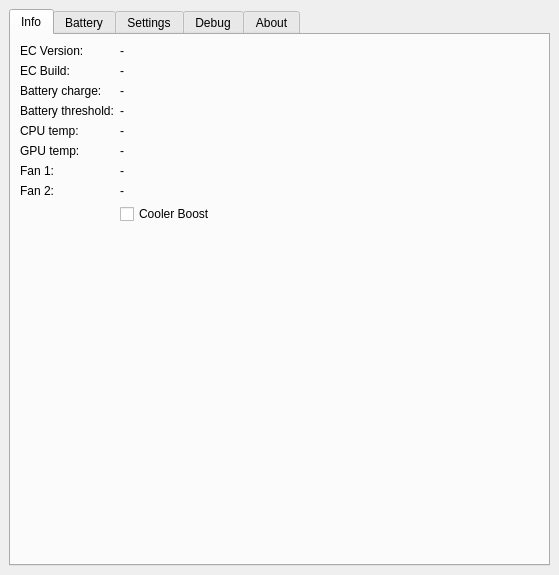
<?xml version="1.0" encoding="UTF-8"?>
<ui version="4.0">
 <class>MainWindow</class>
 <widget class="QMainWindow" name="MainWindow">
  <property name="enabled">
   <bool>true</bool>
  </property>
  <property name="geometry">
   <rect>
    <x>0</x>
    <y>0</y>
    <width>559</width>
    <height>575</height>
   </rect>
  </property>
  <property name="minimumSize">
   <size>
    <width>400</width>
    <height>400</height>
   </size>
  </property>
  <property name="windowTitle">
   <string notr="true">MControlCenter</string>
  </property>
  <widget class="QWidget" name="centralwidget">
   <property name="enabled">
    <bool>true</bool>
   </property>
   <property name="sizePolicy">
    <sizepolicy hsizetype="Preferred" vsizetype="Preferred">
     <horstretch>0</horstretch>
     <verstretch>0</verstretch>
    </sizepolicy>
   </property>
   <layout class="QGridLayout" name="gridLayout">
    <item row="0" column="1">
     <widget class="QTabWidget" name="tabWidget">
      <property name="enabled">
       <bool>true</bool>
      </property>
      <property name="sizePolicy">
       <sizepolicy hsizetype="Expanding" vsizetype="MinimumExpanding">
        <horstretch>0</horstretch>
        <verstretch>0</verstretch>
       </sizepolicy>
      </property>
      <property name="minimumSize">
       <size>
        <width>0</width>
        <height>0</height>
       </size>
      </property>
      <property name="layoutDirection">
       <enum>Qt::LeftToRight</enum>
      </property>
      <property name="currentIndex">
       <number>0</number>
      </property>
      <widget class="QWidget" name="infoTab">
       <property name="maximumSize">
        <size>
         <width>16777215</width>
         <height>16777215</height>
        </size>
       </property>
       <attribute name="title">
        <string>Info</string>
       </attribute>
       <layout class="QFormLayout" name="formLayout">
        <item row="0" column="0">
         <widget class="QLabel" name="ecVersionLabel">
          <property name="text">
           <string>EC Version:</string>
          </property>
         </widget>
        </item>
        <item row="0" column="1">
         <widget class="QLabel" name="ecVersionValueLabel">
          <property name="accessibleName">
           <string notr="true"/>
          </property>
          <property name="accessibleDescription">
           <string notr="true"/>
          </property>
          <property name="text">
           <string>-</string>
          </property>
         </widget>
        </item>
        <item row="1" column="0">
         <widget class="QLabel" name="ecBuildLabel">
          <property name="text">
           <string>EC Build:</string>
          </property>
         </widget>
        </item>
        <item row="1" column="1">
         <widget class="QLabel" name="ecBuildValueLabel">
          <property name="text">
           <string>-</string>
          </property>
         </widget>
        </item>
        <item row="2" column="0">
         <widget class="QLabel" name="BatteryChargeLabel">
          <property name="text">
           <string>Battery charge:</string>
          </property>
         </widget>
        </item>
        <item row="2" column="1">
         <widget class="QLabel" name="BatteryChargeValueLabel">
          <property name="accessibleDescription">
           <string notr="true"/>
          </property>
          <property name="text">
           <string>-</string>
          </property>
         </widget>
        </item>
        <item row="3" column="0">
         <widget class="QLabel" name="batteryThresholdLabel">
          <property name="text">
           <string>Battery threshold:</string>
          </property>
         </widget>
        </item>
        <item row="3" column="1">
         <widget class="QLabel" name="batteryThresholdValueLabel">
          <property name="accessibleName">
           <string notr="true"/>
          </property>
          <property name="accessibleDescription">
           <string notr="true"/>
          </property>
          <property name="text">
           <string>-</string>
          </property>
         </widget>
        </item>
        <item row="4" column="0">
         <widget class="QLabel" name="cpuTempLabel">
          <property name="text">
           <string>CPU temp:</string>
          </property>
         </widget>
        </item>
        <item row="4" column="1">
         <widget class="QLabel" name="cpuTempValueLabel">
          <property name="enabled">
           <bool>true</bool>
          </property>
          <property name="accessibleName">
           <string notr="true"/>
          </property>
          <property name="accessibleDescription">
           <string notr="true"/>
          </property>
          <property name="text">
           <string>-</string>
          </property>
         </widget>
        </item>
        <item row="5" column="0">
         <widget class="QLabel" name="gpuTempLabel">
          <property name="text">
           <string>GPU temp:</string>
          </property>
         </widget>
        </item>
        <item row="5" column="1">
         <widget class="QLabel" name="gpuTempValueLabel">
          <property name="accessibleName">
           <string notr="true"/>
          </property>
          <property name="accessibleDescription">
           <string notr="true"/>
          </property>
          <property name="text">
           <string>-</string>
          </property>
         </widget>
        </item>
        <item row="6" column="0">
         <widget class="QLabel" name="label_8">
          <property name="text">
           <string>Fan 1:</string>
          </property>
         </widget>
        </item>
        <item row="6" column="1">
         <widget class="QLabel" name="fan1ValueLabel">
          <property name="accessibleName">
           <string notr="true"/>
          </property>
          <property name="accessibleDescription">
           <string notr="true"/>
          </property>
          <property name="text">
           <string>-</string>
          </property>
         </widget>
        </item>
        <item row="7" column="0">
         <widget class="QLabel" name="label_9">
          <property name="text">
           <string>Fan 2:</string>
          </property>
         </widget>
        </item>
        <item row="7" column="1">
         <widget class="QLabel" name="fan2ValueLabel">
          <property name="accessibleName">
           <string notr="true"/>
          </property>
          <property name="accessibleDescription">
           <string notr="true"/>
          </property>
          <property name="text">
           <string>-</string>
          </property>
         </widget>
        </item>
        <item row="8" column="1">
         <widget class="QCheckBox" name="coolerBoostCheckBox">
          <property name="text">
           <string>Cooler Boost</string>
          </property>
         </widget>
        </item>
        <item row="9" column="0">
         <spacer name="verticalSpacer_2">
          <property name="orientation">
           <enum>Qt::Vertical</enum>
          </property>
          <property name="sizeHint" stdset="0">
           <size>
            <width>20</width>
            <height>40</height>
           </size>
          </property>
         </spacer>
        </item>
        <item row="9" column="1">
         <spacer name="verticalSpacer_3">
          <property name="orientation">
           <enum>Qt::Vertical</enum>
          </property>
          <property name="sizeHint" stdset="0">
           <size>
            <width>20</width>
            <height>40</height>
           </size>
          </property>
         </spacer>
        </item>
       </layout>
      </widget>
      <widget class="QWidget" name="batteryTab">
       <property name="enabled">
        <bool>true</bool>
       </property>
       <property name="sizePolicy">
        <sizepolicy hsizetype="Preferred" vsizetype="Preferred">
         <horstretch>0</horstretch>
         <verstretch>0</verstretch>
        </sizepolicy>
       </property>
       <attribute name="title">
        <string>Battery</string>
       </attribute>
       <layout class="QVBoxLayout" name="verticalLayout">
        <item>
         <widget class="QLabel" name="label_5">
          <property name="sizePolicy">
           <sizepolicy hsizetype="Preferred" vsizetype="Preferred">
            <horstretch>0</horstretch>
            <verstretch>0</verstretch>
           </sizepolicy>
          </property>
          <property name="minimumSize">
           <size>
            <width>0</width>
            <height>50</height>
           </size>
          </property>
          <property name="maximumSize">
           <size>
            <width>16777215</width>
            <height>60</height>
           </size>
          </property>
          <property name="text">
           <string>If you mainly use your laptop with adaptor plugget, we suggest you set the charge capacity at a lower percentage (60% or 80%) to prolong your battery lifecycle</string>
          </property>
          <property name="scaledContents">
           <bool>false</bool>
          </property>
          <property name="wordWrap">
           <bool>true</bool>
          </property>
         </widget>
        </item>
        <item>
         <widget class="Line" name="line">
          <property name="orientation">
           <enum>Qt::Horizontal</enum>
          </property>
         </widget>
        </item>
        <item>
         <layout class="QFormLayout" name="formLayout_2">
          <property name="fieldGrowthPolicy">
           <enum>QFormLayout::AllNonFixedFieldsGrow</enum>
          </property>
          <property name="rowWrapPolicy">
           <enum>QFormLayout::WrapLongRows</enum>
          </property>
          <property name="labelAlignment">
           <set>Qt::AlignLeading|Qt::AlignLeft|Qt::AlignVCenter</set>
          </property>
          <property name="formAlignment">
           <set>Qt::AlignHCenter|Qt::AlignTop</set>
          </property>
          <property name="horizontalSpacing">
           <number>10</number>
          </property>
          <property name="verticalSpacing">
           <number>6</number>
          </property>
          <item row="0" column="0">
           <widget class="QRadioButton" name="bestMobilityRadioButton">
            <property name="minimumSize">
             <size>
              <width>0</width>
              <height>0</height>
             </size>
            </property>
            <property name="text">
             <string>Best for Mobility</string>
            </property>
            <property name="checkable">
             <bool>true</bool>
            </property>
           </widget>
          </item>
          <item row="0" column="1">
           <widget class="QLabel" name="label_4">
            <property name="text">
             <string>Charge the battery to 100% all the time</string>
            </property>
            <property name="wordWrap">
             <bool>true</bool>
            </property>
           </widget>
          </item>
          <item row="1" column="0">
           <widget class="QRadioButton" name="balancedBatteryRadioButton">
            <property name="text">
             <string>Balanced</string>
            </property>
           </widget>
          </item>
          <item row="1" column="1">
           <widget class="QLabel" name="label_6">
            <property name="text">
             <string>Charge the battery when under 70%, stop at 80%</string>
            </property>
            <property name="wordWrap">
             <bool>true</bool>
            </property>
           </widget>
          </item>
          <item row="2" column="0">
           <widget class="QRadioButton" name="bestBatteryRadioButton">
            <property name="text">
             <string>Best for battery</string>
            </property>
           </widget>
          </item>
          <item row="2" column="1">
           <widget class="QLabel" name="label_7">
            <property name="text">
             <string>Charge the battery when under 50%, stop at 60%</string>
            </property>
            <property name="wordWrap">
             <bool>true</bool>
            </property>
           </widget>
          </item>
          <item row="3" column="0">
           <widget class="QRadioButton" name="customBatteryThresholdRadioButton">
            <property name="text">
             <string>Custom</string>
            </property>
           </widget>
          </item>
          <item row="3" column="1">
           <widget class="QComboBox" name="customBatteryThresholdComboBox">
            <property name="enabled">
             <bool>false</bool>
            </property>
            <property name="maximumSize">
             <size>
              <width>60</width>
              <height>16777215</height>
             </size>
            </property>
            <item>
             <property name="text">
              <string notr="true">20</string>
             </property>
            </item>
            <item>
             <property name="text">
              <string notr="true">25</string>
             </property>
            </item>
            <item>
             <property name="text">
              <string notr="true">30</string>
             </property>
            </item>
            <item>
             <property name="text">
              <string notr="true">35</string>
             </property>
            </item>
            <item>
             <property name="text">
              <string notr="true">40</string>
             </property>
            </item>
            <item>
             <property name="text">
              <string notr="true">45</string>
             </property>
            </item>
            <item>
             <property name="text">
              <string notr="true">50</string>
             </property>
            </item>
            <item>
             <property name="text">
              <string notr="true">55</string>
             </property>
            </item>
            <item>
             <property name="text">
              <string notr="true">60</string>
             </property>
            </item>
            <item>
             <property name="text">
              <string notr="true">65</string>
             </property>
            </item>
            <item>
             <property name="text">
              <string notr="true">70</string>
             </property>
            </item>
            <item>
             <property name="text">
              <string notr="true">75</string>
             </property>
            </item>
            <item>
             <property name="text">
              <string notr="true">80</string>
             </property>
            </item>
            <item>
             <property name="text">
              <string notr="true">85</string>
             </property>
            </item>
            <item>
             <property name="text">
              <string notr="true">90</string>
             </property>
            </item>
            <item>
             <property name="text">
              <string notr="true">95</string>
             </property>
            </item>
            <item>
             <property name="text">
              <string notr="true">100</string>
             </property>
            </item>
           </widget>
          </item>
         </layout>
        </item>
       </layout>
      </widget>
      <widget class="QWidget" name="settingsTab">
       <property name="enabled">
        <bool>true</bool>
       </property>
       <property name="sizePolicy">
        <sizepolicy hsizetype="Preferred" vsizetype="Preferred">
         <horstretch>0</horstretch>
         <verstretch>0</verstretch>
        </sizepolicy>
       </property>
       <attribute name="title">
        <string>Settings</string>
       </attribute>
       <layout class="QVBoxLayout" name="verticalLayout_4">
        <item>
         <widget class="QLabel" name="keyboardBacklitLabel">
          <property name="text">
           <string>Keyboard Backlit</string>
          </property>
         </widget>
        </item>
        <item>
         <widget class="QComboBox" name="keyboardBacklightModeComboBox">
          <item>
           <property name="text">
            <string>Always on</string>
           </property>
          </item>
          <item>
           <property name="text">
            <string>Auto turn off in 10 sec</string>
           </property>
          </item>
         </widget>
        </item>
        <item>
         <widget class="QSlider" name="keyboardBrightnessSlider">
          <property name="sizePolicy">
           <sizepolicy hsizetype="Preferred" vsizetype="Fixed">
            <horstretch>0</horstretch>
            <verstretch>0</verstretch>
           </sizepolicy>
          </property>
          <property name="maximum">
           <number>3</number>
          </property>
          <property name="orientation">
           <enum>Qt::Horizontal</enum>
          </property>
         </widget>
        </item>
        <item>
         <widget class="Line" name="line_2">
          <property name="orientation">
           <enum>Qt::Horizontal</enum>
          </property>
         </widget>
        </item>
        <item>
         <widget class="QCheckBox" name="fnSuperSwapCheckBox">
          <property name="text">
           <string>FN ⇄ Super</string>
          </property>
         </widget>
        </item>
        <item>
         <widget class="QCheckBox" name="webCamCheckBox">
          <property name="text">
           <string>WebCam</string>
          </property>
         </widget>
        </item>
        <item>
         <widget class="QCheckBox" name="usbPowerShareCheckBox">
          <property name="text">
           <string>USB Power Share</string>
          </property>
         </widget>
        </item>
        <item>
         <spacer name="verticalSpacer">
          <property name="orientation">
           <enum>Qt::Vertical</enum>
          </property>
          <property name="sizeHint" stdset="0">
           <size>
            <width>20</width>
            <height>40</height>
           </size>
          </property>
         </spacer>
        </item>
       </layout>
      </widget>
      <widget class="QWidget" name="debugTab">
       <attribute name="title">
        <string>Debug</string>
       </attribute>
       <widget class="QSpinBox" name="ValueSpinBox">
        <property name="geometry">
         <rect>
          <x>180</x>
          <y>60</y>
          <width>121</width>
          <height>31</height>
         </rect>
        </property>
        <property name="maximum">
         <number>255</number>
        </property>
       </widget>
       <widget class="QLineEdit" name="addressEdit">
        <property name="geometry">
         <rect>
          <x>50</x>
          <y>60</y>
          <width>113</width>
          <height>25</height>
         </rect>
        </property>
       </widget>
       <widget class="QLabel" name="label">
        <property name="geometry">
         <rect>
          <x>80</x>
          <y>30</y>
          <width>54</width>
          <height>17</height>
         </rect>
        </property>
        <property name="text">
         <string>Address</string>
        </property>
       </widget>
       <widget class="QLabel" name="label_2">
        <property name="geometry">
         <rect>
          <x>190</x>
          <y>30</y>
          <width>54</width>
          <height>17</height>
         </rect>
        </property>
        <property name="text">
         <string>Value</string>
        </property>
       </widget>
       <widget class="QPushButton" name="ReadValueButton">
        <property name="geometry">
         <rect>
          <x>60</x>
          <y>120</y>
          <width>80</width>
          <height>25</height>
         </rect>
        </property>
        <property name="text">
         <string>Read Value</string>
        </property>
       </widget>
       <widget class="QPushButton" name="WriteWalueButton">
        <property name="geometry">
         <rect>
          <x>190</x>
          <y>120</y>
          <width>80</width>
          <height>25</height>
         </rect>
        </property>
        <property name="text">
         <string>Write Value</string>
        </property>
       </widget>
      </widget>
      <widget class="QWidget" name="aboutTab">
       <attribute name="title">
        <string>About</string>
       </attribute>
       <layout class="QGridLayout" name="gridLayout_2">
        <item row="1" column="1">
         <layout class="QFormLayout" name="aboutTabFormLayout">
          <item row="0" column="0">
           <widget class="QLabel" name="versionLabel">
            <property name="text">
             <string>Version:</string>
            </property>
           </widget>
          </item>
          <item row="0" column="1">
           <widget class="QLabel" name="versionValueLabel">
            <property name="text">
             <string>0.1.0 alpha</string>
            </property>
           </widget>
          </item>
          <item row="1" column="0">
           <widget class="QLabel" name="gitHubLabel">
            <property name="text">
             <string>GitHub:</string>
            </property>
           </widget>
          </item>
          <item row="1" column="1">
           <widget class="QLabel" name="gitHubValueLabel">
            <property name="text">
             <string>&lt;a href=&quot;https://github.com/dmitry-s93/MControlCenter&quot;&gt;https://github.com/dmitry-s93/MControlCenter&lt;/a&gt;</string>
            </property>
            <property name="openExternalLinks">
             <bool>true</bool>
            </property>
            <property name="textInteractionFlags">
             <set>Qt::TextBrowserInteraction</set>
            </property>
           </widget>
          </item>
         </layout>
        </item>
        <item row="1" column="3">
         <spacer name="horizontalSpacer_2">
          <property name="orientation">
           <enum>Qt::Horizontal</enum>
          </property>
          <property name="sizeHint" stdset="0">
           <size>
            <width>40</width>
            <height>20</height>
           </size>
          </property>
         </spacer>
        </item>
        <item row="1" column="0">
         <spacer name="horizontalSpacer">
          <property name="orientation">
           <enum>Qt::Horizontal</enum>
          </property>
          <property name="sizeHint" stdset="0">
           <size>
            <width>40</width>
            <height>20</height>
           </size>
          </property>
         </spacer>
        </item>
       </layout>
      </widget>
     </widget>
    </item>
   </layout>
  </widget>
  <widget class="QMenuBar" name="menubar">
   <property name="geometry">
    <rect>
     <x>0</x>
     <y>0</y>
     <width>559</width>
     <height>22</height>
    </rect>
   </property>
   <property name="acceptDrops">
    <bool>true</bool>
   </property>
  </widget>
 </widget>
 <resources/>
 <connections/>
</ui>
